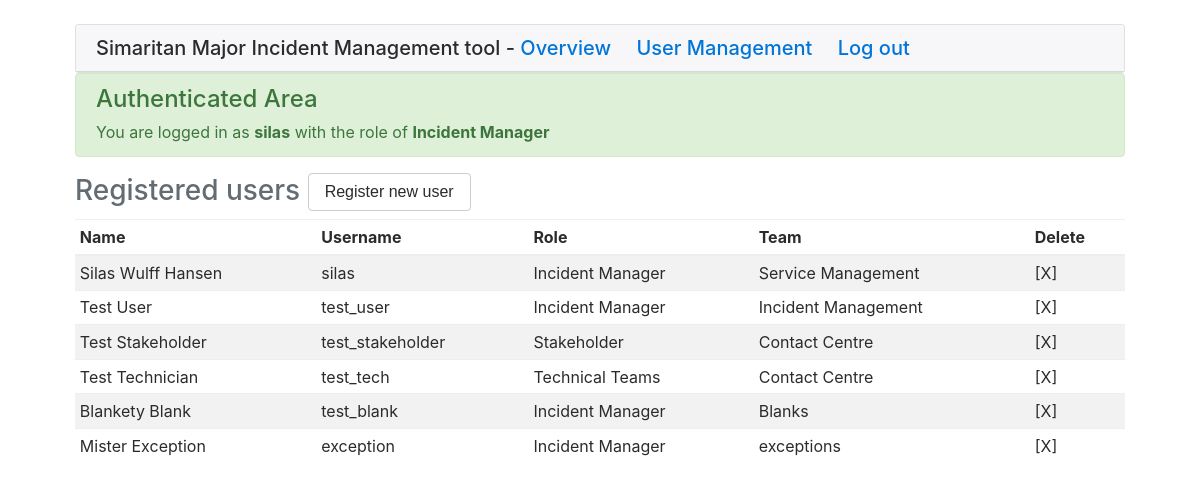
/usermanagement (signed in), run on the app's committed database.
### models.py (models this page shows, shortened)
class User(UserMixin, db.Model):
    id = db.Column(db.Integer, primary_key=True)
    username = db.Column(db.String(32), index=True, unique=True)
    name = db.Column(db.String(32), index=True)
    email = db.Column(db.String(64), index=True, unique=True)
    role = db.Column(db.String(64), index=True)
    team = db.Column(db.String(64), index=True)
    password_hash = db.Column(db.String(64))

### simaritan/routes.py (the view, shortened to what this page needs)
@app.route('/usermanagement', methods=['GET', 'POST'])
@login_required
def userManagement():
    if current_user.role != "Incident Manager":
        return render_template('notpermitted.html')
    users = User.query.all()
    regf = UserReg()
    incidents = Incident.query.order_by(Incident.id.asc()).all()
    return render_template('userManagement.html', users=users, regf=regf, incs=incidents, title='User Management')

### models.py (called while the page is built)
@login.user_loader
def load_user(id):
    return User.query.get(int(id))

### simaritan/templates/userManagement.html (shortened to what this page needs)
{% extends "base.html" %}
{% block body %}
		<div class="row">
			<div class="col-md-12">
				<div class="row">
					{% include "components/authenticated_header.html" %}
				</div>
				<div class="row">
					<div class="col-md-12">
						<h3 class="text-left text-muted">
							Registered users
							<button type="button" class="btn btn-secondary" data-toggle="modal" data-target="#addUserModal">
								Register new user
							</button>
						</h3>
						<table class="table table-striped table-hover table-sm">
							<thead>
								<tr>
									<th>
										Name
									</th>
									<th>
										Username
									</th>
									<th>
										Role
									</th>
									<th>
										Team
									</th>
									<th>
										Delete
									</th>
								</tr>
							</thead>
						<tbody>
							{% for user in users %}
							<tr class="table">
								<td>
									{{ user.name }}
								</td>
								<td>
									{{ user.username }}
									</td>
								<td>
									{{ user.role }}
								</td>
								<td>
									{{ user.team }}
								</td>
								<td>
									<form method="post" action="update/deleteuser">
											<a onclick="this.parentNode.submit();">[X]</a>
									</form>
									</td>
							</tr>
							{% endfor %}
						</tbody>
					</table>
				</div>
			</div>
		</div>
	</div>
</div>
{% endblock %}

### simaritan/templates/base.html (shortened to what this page needs)
<!DOCTYPE html>
<html lang="en">
  <head>
	<link rel="stylesheet" href="{{ url_for('static', filename='css/bootstrap.min.css') }}">
    <link rel="stylesheet" href="{{ url_for('static', filename='css/style.css') }}">
  </head>
  <body>
	<div class="container-fluid">
		<div class="row">
			<div class="col-md-12">
                    <div class="card">
                        <h5 class="card-header">Simaritan Major Incident Management tool -
                             {% if current_user.is_authenticated %}
                                    <a class="card-link" href="{{ url_for('overview') }}" role="button">Overview</a>
                                    {% if current_user.role == "Incident Manager" %}
                                        <a class="card-link" href="{{ url_for('userManagement') }}" role="button">User Management</a>
                                    {% endif %}
                                        <a class="card-link" href="{{ url_for('logout') }}" role="button">Log out</a>
                                {% endif %}
                        </h5>
                    </div>
            </div>
		</div>
  {% block body %}{% endblock %}
  </body>
</html>

### simaritan/templates/components/authenticated_header.html
<div class="col-md-12">
	<div class="alert alert-success alert-dismissable">
		<h4>
			Authenticated Area
		</h4> You are logged in as <strong>{{ current_user.username }}</strong> with the role of <strong>{{ current_user.role }}</strong>
	</div>
</div>

### data on the page
User: username "silas", role "Incident Manager", name "Silas Wulff Hansen", team "Service Management"
User: name "Test User", username "test_user", role "Incident Manager", team "Incident Management"
User: name "Test Stakeholder", username "test_stakeholder", role "Stakeholder", team "Contact Centre"
User: name "Test Technician", username "test_tech", role "Technical Teams", team "Contact Centre"
User: name "Blankety Blank", username "test_blank", role "Incident Manager", team "Blanks"
User: name "Mister Exception", username "exception", role "Incident Manager", team "exceptions"
